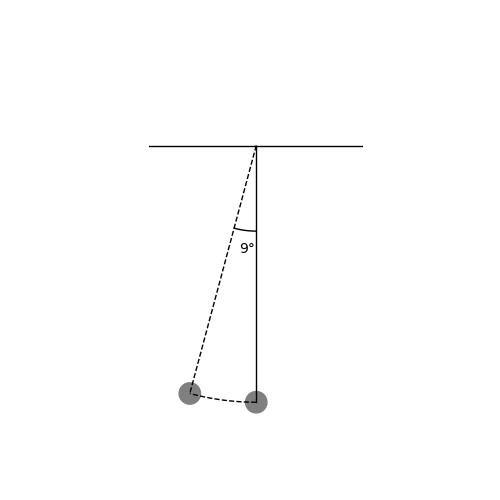

Recreate this plot in Python.
import matplotlib.pyplot as plt
import numpy as np

# Create figure and axis
fig, ax = plt.subplots(figsize=(5, 5))

# Plot vertical line
plt.plot([0, 0], [0, 1.2], 'k-', linewidth=1)

# Plot horizontal line at top
plt.plot([-0.5, 0.5], [1.2, 1.2], 'k-', linewidth=1)

# Calculate arc endpoint (15 degrees = pi/12 radians)
angle = np.pi/12
end_x = -1.2 * np.sin(angle)  # x = r * sin(theta)
end_y = 1.2 - 1.2 * np.cos(angle)  # y = 1.2 - r * cos(theta)

# Plot the pendulum string (dashed line)
plt.plot([0, end_x], [1.2, end_y], 'k--', linewidth=1)

# Add angle arc between strings (larger radius)
theta_arc = np.linspace(0, -angle, 100)
r_arc = 0.4  # Larger radius for the arc
x_arc = r_arc * np.sin(theta_arc)
y_arc = -r_arc * np.cos(theta_arc)
plt.plot(x_arc, y_arc + 1.2, 'k-', linewidth=1)

# Add text for angle in the middle of the arc
plt.text(-0.08, 0.7, '9°')

# Calculate and plot the circular arc for pendulum motion
theta = np.linspace(0, -angle, 100)
x_arc = 1.2 * np.sin(theta)
y_arc = 1.2 - 1.2 * np.cos(theta)
plt.plot(x_arc, y_arc, 'k--', linewidth=1)

# Add circles
circle1 = plt.Circle((end_x, end_y), 0.05, color='gray')  # Updated position
circle2 = plt.Circle((0, 0), 0.05, color='gray')
ax.add_patch(circle1)
ax.add_patch(circle2)

# Set equal aspect ratio and remove axes
ax.set_aspect('equal')
plt.axis('off')

# Set limits
plt.xlim(-0.5, 0.5)
plt.ylim(-0.2, 1.6)

plt.show()
